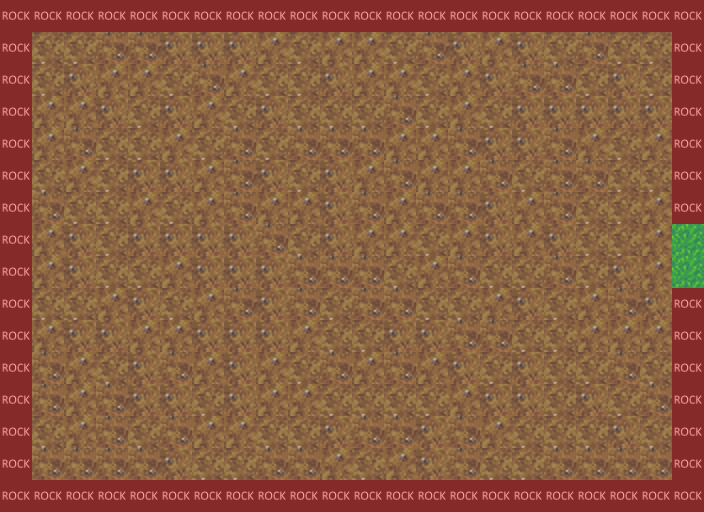

A level layout from a 2D game, rendered from its tile map. Below: a short description, then the map file with tile-grid data replaced by summaries:
An orthogonal 22x16 tile map with 32x32 px tiles, 3 tile layers (background, portal, blocked), 3 tilesets.

<map version="1.0" orientation="orthogonal" renderorder="right-down" width="22" height="16" tilewidth="32" tileheight="32">
 <tileset firstgid="1" name="grass-tiles-2-small" tilewidth="32" tileheight="32">
  <image source="../grass-tiles-2-small.png" width="384" height="192" />
  <tile id="0">
   <properties>
    <property name="target" value="field2" />
    <property name="x" value="1" />
    <property name="y" value="7.5" />
   </properties>
  </tile>
 </tileset>
 <tileset firstgid="73" name="rock" tilewidth="32" tileheight="32">
  <image source="../rock.png" width="32" height="32" />
 </tileset>
 <tileset firstgid="74" name="block" tilewidth="32" tileheight="32">
  <image source="../block.png" trans="ff00ff" width="32" height="32" />
  <tile id="0">
   <properties>
    <property name="blocked" value="true" />
   </properties>
  </tile>
 </tileset>
 <layer name="background" width="22" height="16">
  <data>[352 cells, 352 non-empty, 5 distinct tile ids]</data>
 </layer>
 <layer name="portal" width="22" height="16">
  <data>[352 cells, 2 non-empty, 1 distinct tile ids]</data>
 </layer>
 <layer name="blocked" width="22" height="16">
  <data>[352 cells, 70 non-empty, 1 distinct tile ids]</data>
 </layer>
</map>
